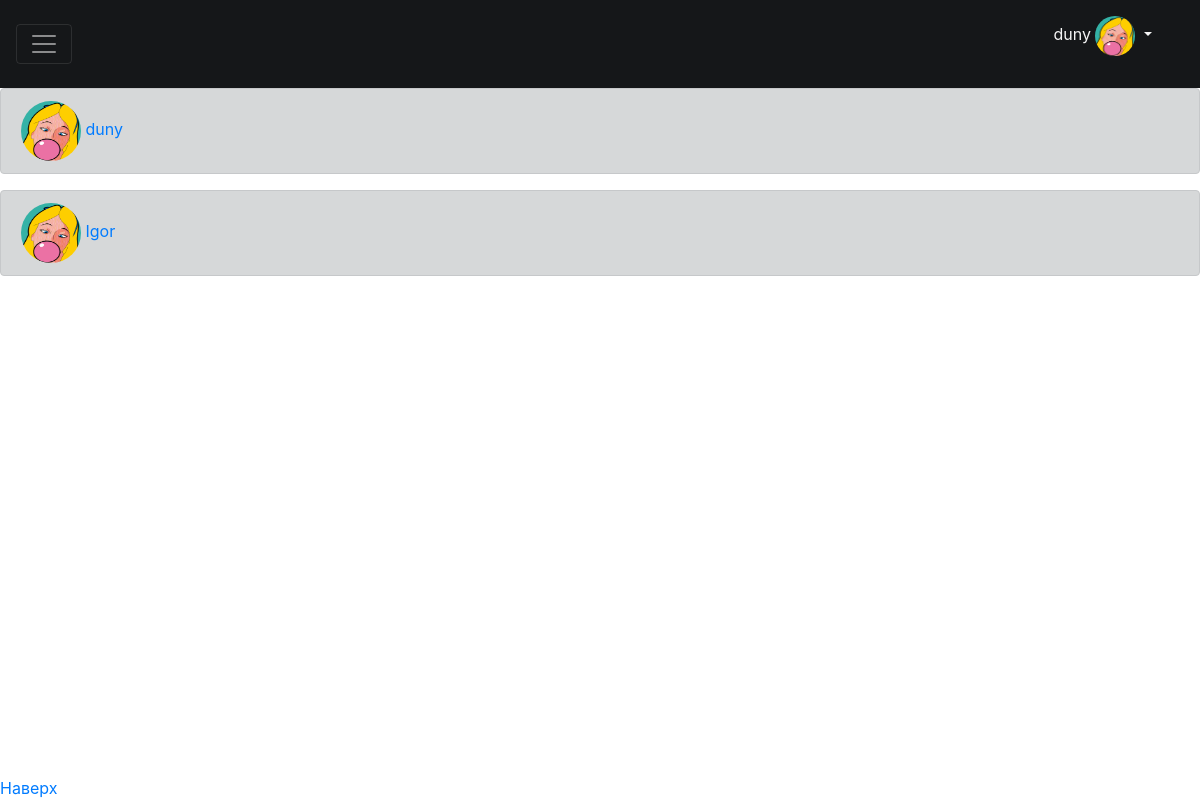
/users (signed in), run on the app's committed database.
### DBManager.py (models this page shows, shortened)
class DBUsers(db.Model):
    id = db.Column(db.Integer, primary_key=True)
    username = db.Column(db.String(80), unique=True, nullable=False)
    password = db.Column(db.String(30), unique=False, nullable=False)
    name = db.Column(db.String(20), unique=False, nullable=False)
    surname = db.Column(db.String(50), unique=False, nullable=False)
    email = db.Column(db.String(120), unique=True, nullable=False)
    image = db.Column(db.String(20), unique=False, nullable=False, default="1.jpg")

### 13.py (the view, shortened to what this page needs)
class UserList(Resource):
    def get(self):
        if 'username' not in session:
            return redirect('/login')
        return make_response(render_template("users.html", data=DBUsers.query.all()))

### templates/users.html (shortened to what this page needs)
{% extends "main.html" %}
{% import 'bootstrap/wtf.html' as wtf %}
{% block content2 %}
{% for i in data %}
<div class="alert alert-dark" role="alert">
        <img class="d-inline" style="border-radius: 50px;" src="/static/{{ i.image }}" width="60" height="60">
        <a class="d-inline" href="/users/{{i.id}}">{{ i.username }}</a>
</div>
{% endfor %}
{% endblock %}

### templates/main.html (shortened to what this page needs)
{% extends "base.html" %}
{% block content1 %}
<link rel="stylesheet" href="https://stackpath.bootstrapcdn.com/bootstrap/4.3.1/css/bootstrap.min.css">
<link rel="stylesheet" href="static/css/main.css">
{% if "username" in session %}
<a href="/" class="scrollup fixed-bottom">Наверх</a>
<nav class="pos-f-t navbar navbar-dark fixed-top" style="background: #151719">
</nav>
        <nav class="navbar navbar-dark sticky-top" style="background: #151719">
            <button class="navbar-toggler" type="button" data-toggle="collapse" data-target="#navbarToggleExternalContent" aria-controls="navbarToggleExternalContent" aria-expanded="false" aria-label="Toggle navigation">
      <span class="navbar-toggler-icon"></span>
    </button>
            <ul class="ml-auto">
               <li class="nav-item dropdown nav-link" style="margin-right: 1em !important; color: #f5f5f5">
            <div class="dropdown-toggle" href="#" id="navbarDropdownMenuLink" role="button" data-toggle="dropdown" aria-haspopup="true" aria-expanded="false">
                {{session['username']}} <img style="border-radius: 50px;" src="/static/1.jpg" width="40" height="40">
            </div>
           </li>
            </ul>
        </nav>
{% endif %}
{% block content2 %}{% endblock %}
{% endblock %}

### static/css/main.css (style rules this page uses)
.navbar-dark { background: #151719; }
.nav-link { margin-right: 1em !important; color: #f5f5f5 }

### data on the page
DBUsers: username "duny", image (picture)
DBUsers: image (picture), username "Igor"
